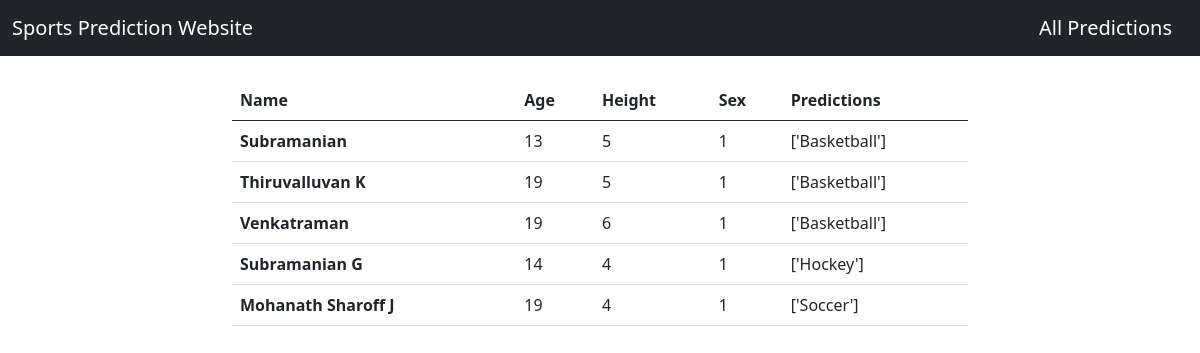
The page /predictions/ on the database its author committed.
### dashboard/models.py (models this page shows, shortened)
class Data(models.Model):
    name = models.CharField(max_length=100, null = True)
    age = models.PositiveIntegerField(validators = [MinValueValidator(13), MaxValueValidator(19)] ,null = True)
    height = models.PositiveIntegerField(null = True)
    sex = models.PositiveIntegerField(choices = GENDER, null = True)
    predictions = models.CharField(max_length = 100, blank = True)
    date = models.DateTimeField(auto_now_add = True)
    class Meta:
        ordering = ['-date']

### dashboard/views.py (the view)
# urls.py: path('predictions/', views.predictions, name = 'dashboard-predictions'),
def predictions(request):
    predicted_sports = Data.objects.all()
    context ={
        'predicted_sports' : predicted_sports
    }
    return render(request, 'dashboard/predictions.html' ,context)

### templates/dashboard/predictions.html (shortened to what this page needs)
{% extends  'partials/base.html' %}
{% block content %}
<div class = "container">
    <div class = "row mt-4">
        <div class = "col-md-8 offset-md-2">
            <table class="table">
                <thead>
                  <tr>
                    <th scope="col">Name</th>
                    <th scope="col">Age</th>
                    <th scope="col">Height</th>
                    <th scope="col">Sex</th>
                    <th scope="col">Predictions</th>
                  </tr>
                </thead>
                <tbody>
                  {% for data in predicted_sports %}
                  <tr>
                    <th scope="row">{{ data.name }}</th>
                    <td>{{ data.age }}</td>
                    <td>{{ data.height }}</td>
                    <td>{{ data.sex }}</td>
                    <td>{{ data.predictions }}</td>
                  </tr>
                  {% endfor %}
                </tbody>
              </table>
            </div>
        </div>
    </div>
{% endblock %}

### templates/partials/base.html (shortened to what this page needs)
<!doctype html>
<html lang="en">
  <head>
    <link href="https://cdn.jsdelivr.net/npm/bootstrap@5.0.2/dist/css/bootstrap.min.css" rel="stylesheet">
  </head>
  <body>
    {% include 'partials/nav.html' %}
    {% block content %}
    {% endblock %}
  </body>
</html>

### templates/partials/nav.html
<nav class="navbar navbar-dark bg-dark">
    <div class="container-fluid">
      <a class="navbar-brand" href="{% url 'dashboard-index' %}">Sports Prediction  Website</a>
      <a class="navbar-brand m1-auto" href="{% url 'dashboard-predictions' %}">All Predictions</a>
    </div>
  </nav>

### rows shown on the page
Data: name "Subramanian", age "13", height "5", sex "1", predictions "['Basketball']"
Data: name "Thiruvalluvan K", age "19", height "5", sex "1", predictions "['Basketball']"
Data: name "Venkatraman", age "19", height "6", sex "1", predictions "['Basketball']"
Data: name "Subramanian G", age "14", height "4", sex "1", predictions "['Hockey']"
Data: name "Mohanath Sharoff J", age "19", height "4", sex "1", predictions "['Soccer']"
